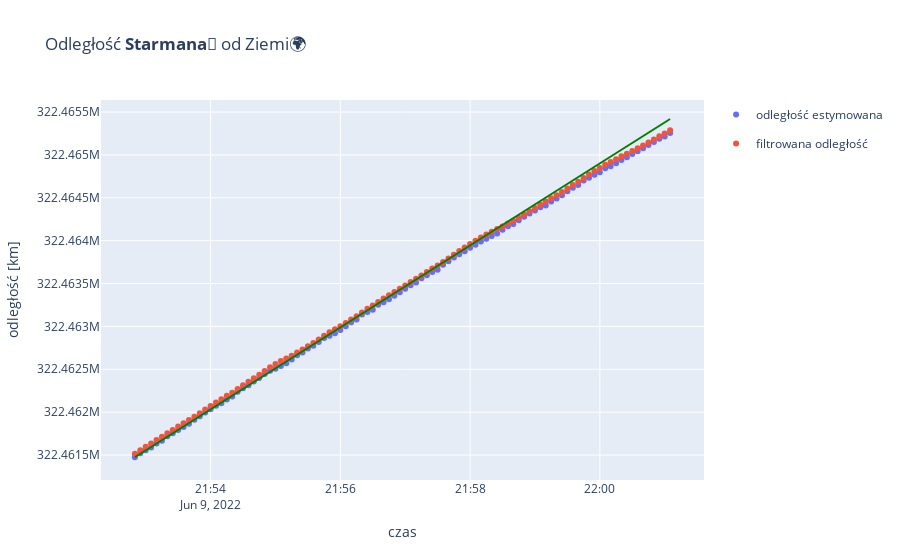

The code cell stored with this chart in its notebook:
### Code cell
fig1 = ex.scatter(
    df_starman, 
    x='czas', 
    y=['odległość estymowana',	'filtrowana odległość'], 
    title='Wartość prędkości w kolejnych pomiarach',
    )
fig2 = ex.line(
    df_starman,
    x='czas', 
    y='odległość rzeczywista',
)

fig2.update_traces(line_color='green', name='real')
fig = go.Figure(
    data=fig1.data + fig2.data
    )
fig.update_layout(
    xaxis_title="czas",
    yaxis_title="odległość [km]",
    title='Odległość <b>Starmana🚀</b> od Ziemi🌍'
)
fig.show()
